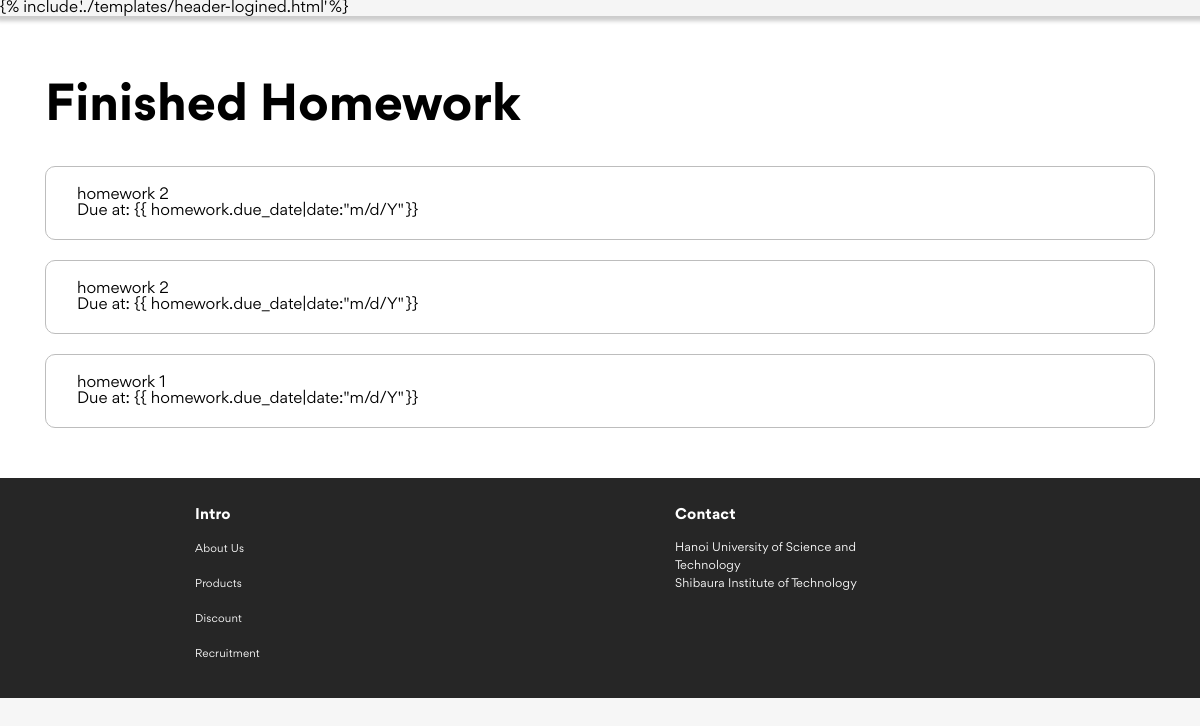
The page /view/finished-homework.html (signed in) on the database as committed earlier.
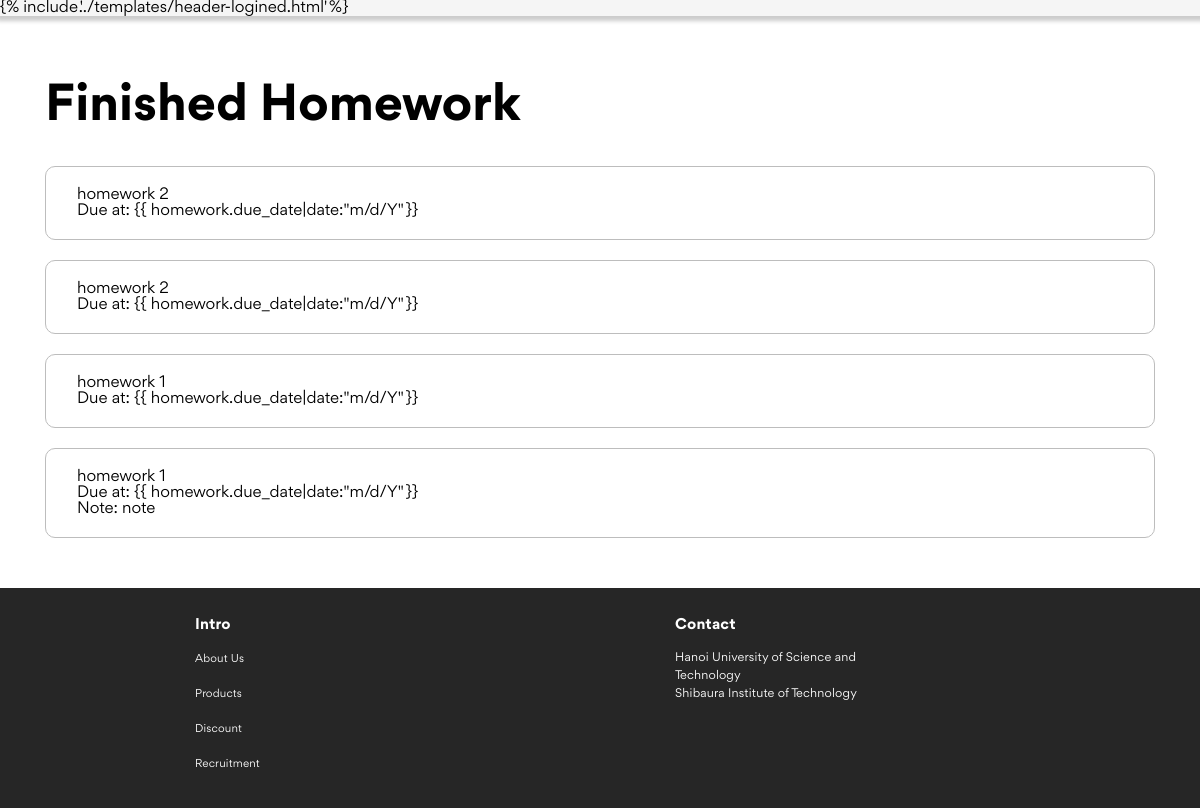
The same page on the database as committed later.
### app/models.py (models this page shows, shortened)
class Homework(models.Model):
    user = models.ForeignKey(User, null=User, on_delete=models.CASCADE)
    name = models.CharField(max_length=200) #宿題名
    note = models.TextField(blank=True, default='') #メモ
    due_date = models.DateField() #期限
    difficulty = models.IntegerField(choices=[(1, '1'), (2, '2'), (3, '3'), (4, '4'), (5, '5')]) #難易度
    priority = models.IntegerField(default=0, editable=False) #自動的に計算する優先度
    finished = models.BooleanField(default=False) #完了した宿題かどうか

### app/views.py (the view)
# urls.py: path('view/finished-homework.html', views.finished_homework, name='finished_homework'),
@login_required
def finished_homework(request):
    if request.method == 'POST':
        homework_id = request.POST.get('homework_id')
        if homework_id:
            homework = get_object_or_404 (Homework, id=homework_id, user=request.user)
            homework.finished = True
            homework.save()
    finished_list = Homework.objects.filter(user=request.user, finished=True)
    context = { 'finished_list':finished_list }
    return render(request, 'view/finished-homework.html', context)

### templates/view/finished-homework.html (shortened to what this page needs)
<!DOCTYPE html>
<html lang="en">
    <head>
        {% load static %}
        <link
            rel="stylesheet"
            href="{% static 'assets/fonts/stylesheet.css' %}"
        />
        <link rel="stylesheet" href="{% static 'assets/css/main.css' %}" />
    </head>
    <body>
        <header id="header" class="header">
            {% if user.is_authenticated %} {% include
            '../templates/header-logined.html' %} {% else %} {% include
            '../templates/header.html' %} {% endif %}
        </header>
        <div class="main-first" id="about-app">
            <div class="container">
                <div class="row">
                    <div class="col-12">
                        <h1 class="page__title">Finished Homework</h1>
                    </div>
                </div>
                <div class="row">
                    <ul class="col-12 homework__list">
                        {% for homework in finished_list %}
                        <li class="homework__item">
                            <div class="homework__container">
                                <div class="col-10 homework__content">
                                    <h2 class="homework__name">
                                        {{ homework.name }}
                                    </h2>
                                    <div class="homework__desc">
                                        <p class="homework__duedate">
                                            Due at: {{
                                            homework.due_date|date:"m/d/Y" }}
                                        </p>
                                        {% if homework.note %}
                                        <p class="homework__note">
                                            Note: {{ homework.note }}
                                        </p>
                                        {% endif %}
                                    </div>
                                </div>
                            </div>
                        </li>
                        {% empty %}
                        <li class="homework__item">
                            <div class="homework__container">
                                <p>No homework available.</p>
                            </div>
                        </li>
                        {% endfor %}
                    </ul>
                </div>
            </div>
        </div>
        {% include '../templates/footer.html' %}
    </body>
</html>

Rows that differ between the two databases and show on the page:
added Homework: name "homework 1", note "note"
